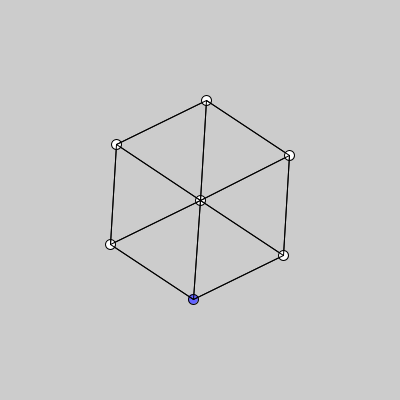
Frame 1 (no input)
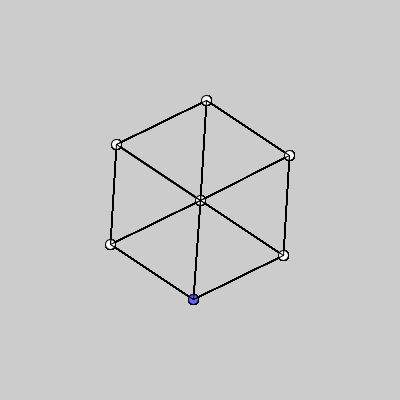
Frame 60 (the mouse pressed at the canvas centre just before this capture)
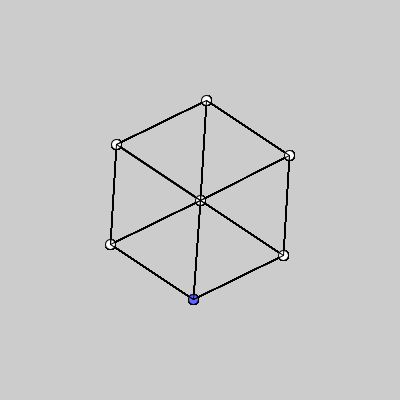
Frame 120 (the mouse held since frame 60 and released just before this capture)

The Processing sketch that drew these frames (run headless with seeded random() and noise(); from frame 60 on, the mouse is pressed at the canvas centre):

// Processing sketch: Graph
// ── Graph.pde
// playing around with graph structures
// have some thoughts about applicability to the "tesselation of irregular convex polygons" problem
// since the bounding ellipse approach is running into difficulty

boolean debug = true;
Node root;

void setup(){
  size(400, 400);
  root = new Node(width/2, height/2);

  Node child = root.neighbors.get(0);
  child.col = color(100, 100, 255);
}

void draw(){
  root.show();
}
// ── Node.pde
class Node {
  PVector pos;
  ArrayList<Node> neighbors;
  color col;
  int neighborCount;
  
  Node(int _x, int _y, boolean _createNeighbors){
    if (debug){ println("ctor: " + _createNeighbors); }
    pos = new PVector(_x, _y);
    neighbors = new ArrayList<Node>();
    col = color(255);
    neighborCount = floor(random(5, 8));
    
    if (_createNeighbors){  
      float angularSpread = TWO_PI / neighborCount;
      float startAngle = random(TWO_PI);
      
      if (debug){ println(); println("creating neighbors"); }
      // floating point precision issue here was sometimes creating an extra node
      //  at the end of the list - subtracting 1 degree from the end case fixes it
      for (float a = startAngle; a < TWO_PI + startAngle - radians(1); a += angularSpread){
        if (debug){ 
          println("angle = " + degrees(a));
          println("end = " + degrees(TWO_PI + startAngle));
          println("next = " + degrees(a + angularSpread));
        }
        int x = int(100 * cos(a) + pos.x);
        int y = int(100 * sin(a) + pos.y);
        addNeighbor(new Node(x, y, false));
      }
      
      if (debug){ println(); println("linking neighbors: " + neighbors.size()); }
      for (int i = 0; i < neighbors.size() - 1; i++){
        neighbors.get(i).addNeighbor(neighbors.get(i+1));
      }
      neighbors.get(0).addNeighbor(neighbors.get(neighbors.size()-1));
      
      if (debug && neighborCount != neighbors.size()){ println("NEIGHBOR ERROR - expected: " + neighborCount + 
                                                               " received: " + neighbors.size()); }    
    }
  }

  Node(int _x, int _y){
    this(_x, _y, true);
    if (debug){ println("Root ctor: " + this); }
  }
  
  void addNeighbor(Node _n, boolean _bidi){
    if (debug){ println("Add neighbor: " + _n + " : " + _bidi); }
    neighbors.add(_n);
    if (_bidi){
      _n.addNeighbor(this, false);
    }
  }
  
  void addNeighbor(Node _n){
    if (debug){ println("wrapper"); }
    addNeighbor(_n, true);
  }
  
  void show(){
    show(true);
  }
  
  void show(boolean _bidi){
    fill(col);
    ellipse(pos.x, pos.y, 10, 10);

    for (Node n : neighbors){
      line(pos.x, pos.y, n.pos.x, n.pos.y);
      if (_bidi){
        n.show(false);
      }
    }
  }
}
